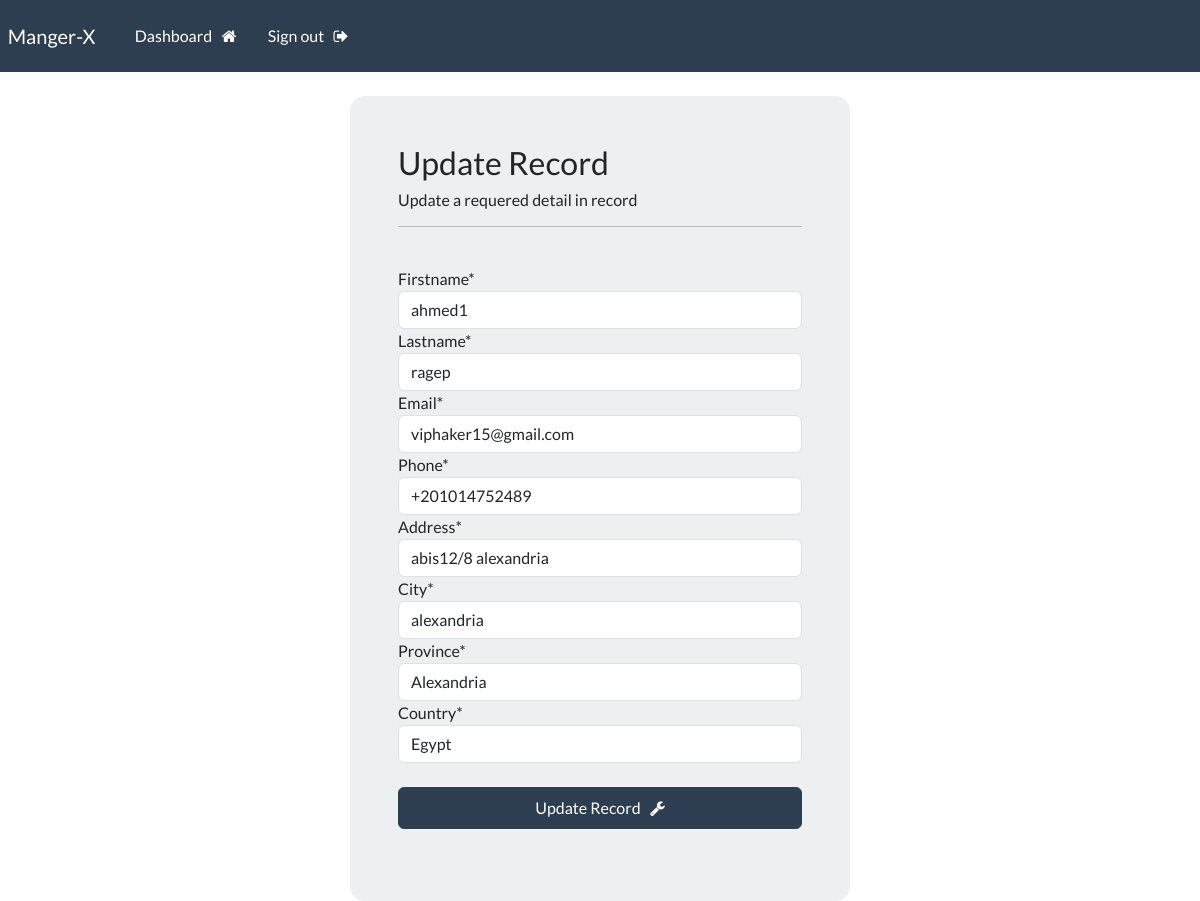
The page /update_record/1 (signed in) on the database its author committed.
### webapp/models.py (models this page shows, shortened)
class Record(models.Model):
    creation_date = models.DateTimeField(auto_now_add=True)
    firstname = models.CharField(max_length=200)
    lastname = models.CharField(max_length=200)
    email = models.CharField(max_length=200)
    phone = models.CharField(max_length=200)
    address = models.CharField(max_length=2100)
    city = models.CharField(max_length=200)
    province = models.CharField(max_length=200)
    country = models.CharField(max_length=200)

### webapp/views.py (the view)
# urls.py: path('update_record/<int:pk>', views.update_record, name='update_record'),
@login_required(login_url='webapp:login')
def update_record(request,pk):
    record = get_object_or_404(Record, id=pk)
    record_form = AddRecordForm(instance=record)
    if request.method=='POST':
        record_form  =AddRecordForm(request.POST or None, instance=record)
        if record_form.is_valid():
            record_form.save()
            messages.success(request, 'Done Updated Succfully!')
            return redirect('webapp:dashboard')
    return render(request, 'update_record.html',{'record_form':record_form})

### webapp/forms.py
class AddRecordForm(forms.ModelForm):
    class Meta:
        model = Record
        exclude = ['creation_date']

### webapp/templates/update_record.html (shortened to what this page needs)
{% extends 'base.html' %}
{% load crispy_forms_tags %}
{% block content %}
  <div class="container bg-light shadow-md p-5 form-layout">
      <h3>Update Record</h3>
      <h6>Update a requered detail in record</h6>
      <hr>
      <br>
      <form method="POST" autocomplete="off">
        {{record_form|crispy}}
        <br>
        <button type="submit" class="btn btn-primary w-100 btn-block p-2">Update Record &nbsp; <i class="fa fa-wrench" aria-hidden="true"></i></button>
      </form>
      <br>
  </div>
{% endblock content %}

### static/css/style.css (style rules this page uses)
.form-layout { border-radius: 15px; width: 500px; }

### rows shown on the page
Record: firstname "ahmed1", lastname "ragep", email "viphaker15@gmail.com", phone "+201014752489", address "abis12/8 alexandria", city "alexandria", province "Alexandria", country "Egypt"
